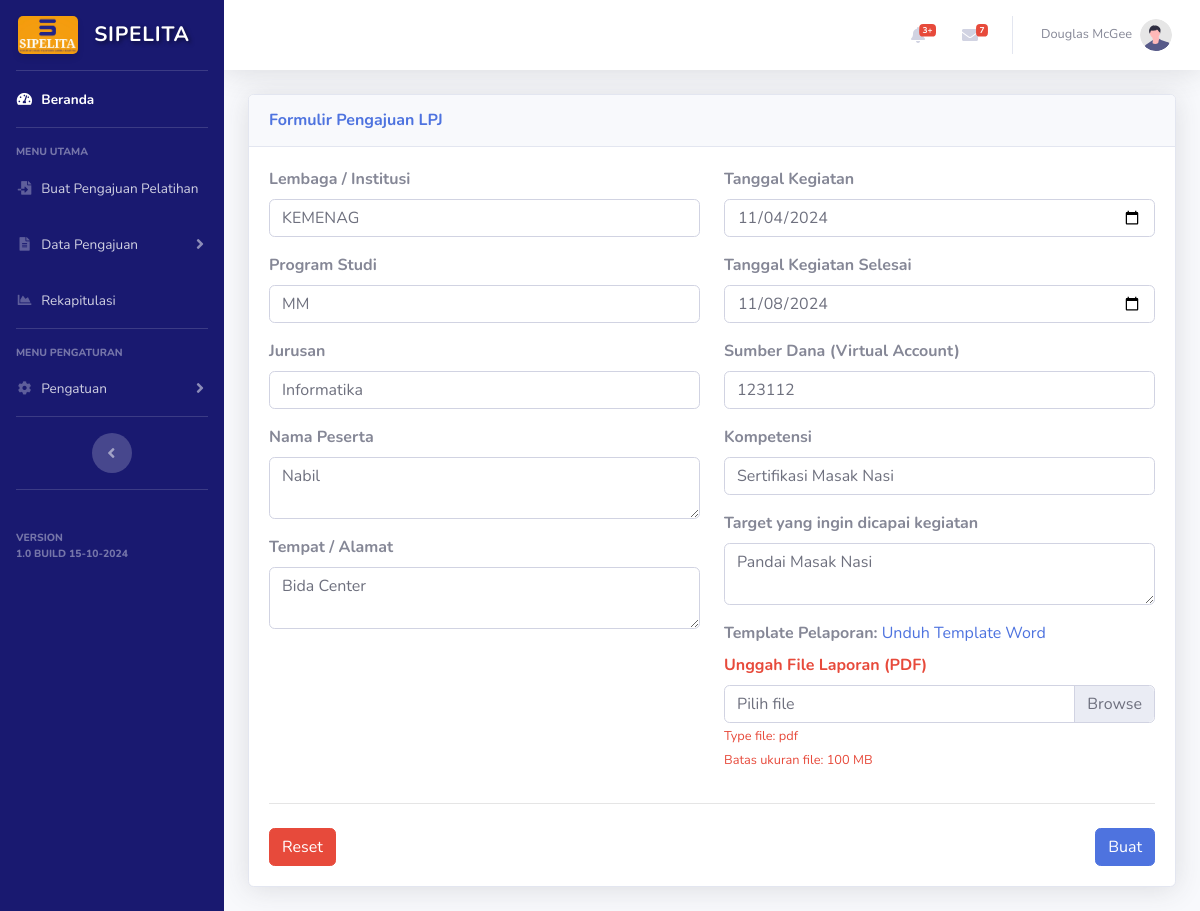
/pegawai/add_pengajuan_lpj.php?id_pelatihan=2 (signed in), run on the app's committed database.
### tables this page shows
CREATE TABLE `pelatihan` (
  `id_pelatihan` int(11) NOT NULL,
  `id_pegawai` int(11) NOT NULL,
  `institusi` varchar(255) NOT NULL,
  `id_prodi` int(11) NOT NULL,
  `id_jurusan` int(11) NOT NULL,
  `nama_peserta` varchar(255) NOT NULL,
  `alamat` varchar(255) NOT NULL,
  `tgl_start` date NOT NULL,
  `tgl_end` date NOT NULL,
  `no_dana` varchar(25) NOT NULL,
  `kompetensi` varchar(255) NOT NULL,
  `target` varchar(255) NOT NULL,
  `status` varchar(20) NOT NULL
);

CREATE TABLE `prodi` (
  `id_prodi` int(11) NOT NULL,
  `id_jurusan` int(11) NOT NULL,
  `prodi` varchar(100) NOT NULL
);

CREATE TABLE `jurusan` (
  `id_jurusan` int(11) NOT NULL,
  `jurusan` varchar(100) NOT NULL
);

### pegawai/function.php (called while the page is built, shortened)
<?php
include '../koneksi.php';
function getall_pelatihan_byId(){
    global $koneksi;
    $id_pelatihan = $_GET['id_pelatihan'];
    $sql = mysqli_query($koneksi, "
        SELECT pelatihan.*,
               prodi.prodi,
               jurusan.jurusan
        FROM pelatihan
        JOIN prodi ON pelatihan.id_prodi = prodi.id_prodi
        JOIN jurusan ON prodi.id_jurusan = jurusan.id_jurusan
        WHERE pelatihan.id_pelatihan = '$id_pelatihan'
    ");
    return mysqli_fetch_assoc($sql);
}
?>

### pegawai/add_pengajuan_lpj.php (the view, shortened to what this page needs)
<?php
include '../koneksi.php';
include 'function.php';
$pelatihan = getall_pelatihan_byId();
?>
<!DOCTYPE html>
<html lang="en">
<head>
    <link href="../vendor/fontawesome-free/css/all.min.css" rel="stylesheet" type="text/css">
    <link href="../css/sb-admin-2.min.css" rel="stylesheet">
    <link href="../css/pegawai/add-pengajuan-lpj.css" rel="stylesheet">
</head>
</head>
<body id="page-top">
    <div id="wrapper">
        <ul class="navbar-nav sidebar sidebar-dark accordion" id="accordionSidebar"
            style="background-color: rgb(25, 25, 112);">
            <a class="sidebar-brand d-flex align-items-center justify-content-center" href="index.php">
                <div class="sidebar-brand-icon">
                    <img src="../img/sipelita.jpg" alt="Logo" class="img-fluid">
                </div>
                <div class="sidebar-brand-text mx-3 sipelita-text">Sipelita</div>
            </a>
            <hr class="sidebar-divider my-0">
            <li class="nav-item active">
                <a class="nav-link" href="index.php">
                    <i class="fas fa-fw fa-tachometer-alt"></i>
                    <span>Beranda</span></a>
            </li>
            <hr class="sidebar-divider">
            <div class="sidebar-heading">
                Menu Utama
            </div>
            <li class="nav-item">
                <a class="nav-link" href="add_pengajuan_pelatihan.php">
                    <i class="fas fa-fw fa-file-import"></i>
                    <span>Buat Pengajuan Pelatihan</span></a>
            </li>
            <li class="nav-item">
                <a class="nav-link collapsed" href="#" data-toggle="collapse" data-target="#collapseTwo"
                    aria-expanded="true" aria-controls="collapseTwo">
                    <i class="fas fa-fw fa-file-alt"></i>
                    <span>Data Pengajuan</span>
                </a>
            </li>
            <li class="nav-item">
                <a class="nav-link" href="rekapitulasi_lpj.php">
                    <i class="fas fa-fw fa-chart-area"></i>
                    <span>Rekapitulasi</span></a>
            </li>
            <hr class="sidebar-divider">
            <div class="sidebar-heading">
                MENU PENGATURAN
            </div>
            <li class="nav-item">
                <a class="nav-link collapsed" href="#" data-toggle="collapse" data-target="#collapseUtilities"
                    aria-expanded="true" aria-controls="collapseUtilities">
                    <i class="fas fa-fw fa-cog"></i>
                    <span>Pengatuan</span>
                </a>
            </li>
            <hr class="sidebar-divider d-none d-md-block">
            <div class="text-center d-none d-md-inline">
                <button class="rounded-circle border-0" id="sidebarToggle"></button>
            </div>
            <hr class="sidebar-divider d-none d-md-block">
            <div class="sidebar-heading mt-4">
                Version
                <p>1.0 Build 15-10-2024</p>
            </div>
        </ul>
        <div id="content-wrapper" class="d-flex flex-column">
            <div id="content">
                <nav class="navbar navbar-expand navbar-light bg-white topbar mb-4 static-top shadow">
                    <ul class="navbar-nav ml-auto">
                        <li class="nav-item dropdown no-arrow mx-1">
                            <a class="nav-link dropdown-toggle" href="#" id="alertsDropdown" role="button"
                                data-toggle="dropdown" aria-haspopup="true" aria-expanded="false">
                                <i class="fas fa-bell fa-fw"></i>
                                <span class="badge badge-danger badge-counter">3+</span>
                            </a>
                        </li>
                        <li class="nav-item dropdown no-arrow mx-1">
                            <a class="nav-link dropdown-toggle" href="#" id="messagesDropdown" role="button"
                                data-toggle="dropdown" aria-haspopup="true" aria-expanded="false">
                                <i class="fas fa-envelope fa-fw"></i>
                                <span class="badge badge-danger badge-counter">7</span>
                            </a>
                        </li>
                        <li class="nav-item dropdown no-arrow">
                            <a class="nav-link dropdown-toggle" href="#" id="userDropdown" role="button"
                                data-toggle="dropdown" aria-haspopup="true" aria-expanded="false">
                                <span class="mr-2 d-none d-lg-inline text-gray-600 small">Douglas McGee</span>
                                <img class="img-profile rounded-circle" src="../img/undraw_profile.svg">
                            </a>
                        </li>
                    </ul>
                </nav>
                <div class="container-fluid mt-4">
                    <div class="card shadow mb-4">
                        <div class="card-header py-3">
                            <h6 class="m-0 font-weight-bold text-primary">Formulir Pengajuan LPJ</h6>
                        </div>
                        <div class="card-body">
                            <form id="pengajuanForm">
                                <div class="row">
                                    <div class="col-md-6">
                                        <div class="form-group">
                                            <label for="lembaga" class="font-weight-bold">Lembaga / Institusi</label>
                                            <input type="text" class="form-control" id="lembaga" placeholder="Masukkan Lembaga / Institusi" value="<?=$pelatihan['institusi']?>">
                                        </div>
                                        <div class="form-group">
                                            <label for="programStudi" class="font-weight-bold">Program Studi</label>
                                            <input type="text" class="form-control" id="programStudi" placeholder="Masukkan Program Studi" value="<?=$pelatihan['prodi']?>">
                                        </div>
                                        <div class="form-group">
                                            <label for="jurusan" class="font-weight-bold">Jurusan</label>
                                            <input type="text" class="form-control" id="jurusan" placeholder="Masukkan Jurusan" value="<?=$pelatihan['jurusan']?>">
                                        </div>
                                        <div class="form-group">
                                            <label for="namaPeserta" class="font-weight-bold">Nama Peserta</label>
                                            <textarea class="form-control" id="namaPeserta" rows="2" placeholder="Masukkan Nama Peserta"><?=$pelatihan['nama_peserta']?></textarea>
                                        </div>
                                        <div class="form-group">
                                            <label for="alamat" class="font-weight-bold">Tempat / Alamat</label>
                                            <textarea class="form-control" id="alamat" rows="2" placeholder="Masukkan Tempat / Alamat"><?=$pelatihan['alamat']?></textarea>
                                        </div>
                                    </div>
                                    <div class="col-md-6">
                                        <div class="form-group">
                                            <label for="tanggalKegiatan" class="font-weight-bold">Tanggal Kegiatan</label>
                                            <input type="date" class="form-control" id="tanggalKegiatan" value="<?=$pelatihan['tgl_start']?>">
                                        </div>
                                        <div class="form-group">
                                            <label for="tanggalSelesai" class="font-weight-bold">Tanggal Kegiatan Selesai</label>
                                            <input type="date" class="form-control" id="tanggalSelesai" value="<?=$pelatihan['tgl_end']?>">
                                        </div>
                                        <div class="form-group">
                                            <label for="sumberDana" class="font-weight-bold">Sumber Dana (Virtual Account)</label>
                                            <input type="number" class="form-control" id="sumberDana" placeholder="Masukkan Sumber Dana (Virtual Account)" value="<?=$pelatihan['no_dana']?>">
                                        </div>
                                        <div class="form-group">
                                            <label for="kompetensi" class="font-weight-bold">Kompetensi</label>
                                            <input type="text" class="form-control" id="kompetensi" placeholder="Masukkan Kompetensi" value="<?=$pelatihan['kompetensi']?>">
                                        </div>
                                        <div class="form-group">
                                            <label for="targetKegiatan" class="font-weight-bold">Target yang ingin dicapai kegiatan</label>
                                            <textarea class="form-control" id="targetKegiatan" rows="2" placeholder="Target yang ingin dicapai kegiatan"><?=$pelatihan['target']?></textarea>
                                        </div>
                                        <div class="form-group">
                                            <p class="mb-2">
                                                <b>Template Pelaporan:</b>
                                                <a href="Template_laporan.DOCX" download="Template_laporan.DOCX" class="text-primary">
                                                    Unduh Template Word
                                                </a>
                                            </p>
                                            <label for="fileLaporan" class="font-weight-bold text-danger">Unggah File Laporan (PDF)</label>
                                            <div class="input-group">
                                                <div class="custom-file">
                                                    <label class="custom-file-label" for="fileLaporan">Pilih file</label>
                                                </div>
                                            </div>
                                            <small class="text-danger">
                                                Type file: pdf <br> Batas ukuran file: 100 MB
                                            </small>
                                        </div>
                                    </div>
                                </div>
                                <hr>
                                <div class="d-flex justify-content-between mt-4">
                                    <button type="reset" class="btn btn-danger" id="resetButton">Reset</button>
                                    <button type="submit" class="btn btn-primary">Buat</button>
                                </div>
                            </form>
                        </div>
                    </div>
                </div>
</body>
</html>

### css/pegawai/add-pengajuan-lpj.css (style rules this page uses)
.sidebar-brand-icon img { max-width: 60px; height: auto; border-radius: 5px; box-shadow: 0 4px 6px rgba(0, 0, 0, 0.1); }
.sipelita-text { font-size: 1.3rem; font-weight: bold; color: #ffffff; text-shadow: 2px 2px 4px rgba(0, 0, 0, 0.5); }
.custom-file-label { overflow: hidden; white-space: nowrap; text-overflow: ellipsis; display: block; width: 100%; padding-right: 10px; box-sizing: border-box; }

### data on the page
pelatihan: institusi "KEMENAG", id_prodi.prodi "MM", id_jurusan.jurusan "Informatika", nama_peserta "Nabil", alamat "Bida Center", tgl_start "11/04/2024", tgl_end "11/08/2024", no_dana "123112", kompetensi "Sertifikasi Masak Nasi", target "Pandai Masak Nasi"
